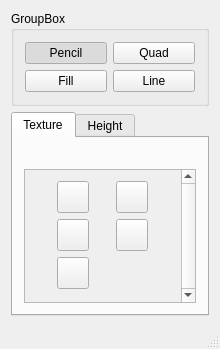
<?xml version="1.0" encoding="UTF-8"?>
<ui version="4.0">
 <class>MainWindow</class>
 <widget class="QMainWindow" name="MainWindow">
  <property name="geometry">
   <rect>
    <x>0</x>
    <y>0</y>
    <width>220</width>
    <height>349</height>
   </rect>
  </property>
  <property name="windowTitle">
   <string>MainWindow</string>
  </property>
  <widget class="QWidget" name="centralWidget">
   <layout class="QVBoxLayout" name="verticalLayout">
    <item>
     <widget class="QGroupBox" name="groupBox">
      <property name="title">
       <string>GroupBox</string>
      </property>
      <layout class="QGridLayout" name="gridLayout_2">
       <item row="1" column="1">
        <widget class="QPushButton" name="pushButton_4">
         <property name="text">
          <string>Line</string>
         </property>
         <property name="checkable">
          <bool>true</bool>
         </property>
         <property name="autoExclusive">
          <bool>true</bool>
         </property>
         <attribute name="buttonGroup">
          <string notr="true">buttonGroup</string>
         </attribute>
        </widget>
       </item>
       <item row="1" column="0">
        <widget class="QPushButton" name="pushButton_3">
         <property name="text">
          <string>Fill</string>
         </property>
         <property name="checkable">
          <bool>true</bool>
         </property>
         <property name="autoExclusive">
          <bool>true</bool>
         </property>
         <attribute name="buttonGroup">
          <string notr="true">buttonGroup</string>
         </attribute>
        </widget>
       </item>
       <item row="0" column="0">
        <widget class="QPushButton" name="pushButton_2">
         <property name="text">
          <string>Pencil</string>
         </property>
         <property name="checkable">
          <bool>true</bool>
         </property>
         <property name="checked">
          <bool>true</bool>
         </property>
         <property name="autoExclusive">
          <bool>true</bool>
         </property>
         <attribute name="buttonGroup">
          <string notr="true">buttonGroup</string>
         </attribute>
        </widget>
       </item>
       <item row="0" column="1">
        <widget class="QPushButton" name="pushButton">
         <property name="text">
          <string>Quad</string>
         </property>
         <property name="checkable">
          <bool>true</bool>
         </property>
         <property name="autoExclusive">
          <bool>true</bool>
         </property>
         <attribute name="buttonGroup">
          <string notr="true">buttonGroup</string>
         </attribute>
        </widget>
       </item>
      </layout>
     </widget>
    </item>
    <item>
     <widget class="QTabWidget" name="tabWidget">
      <property name="currentIndex">
       <number>0</number>
      </property>
      <widget class="QWidget" name="tab">
       <attribute name="title">
        <string>Texture</string>
       </attribute>
       <layout class="QVBoxLayout" name="verticalLayout_2">
        <item>
         <widget class="QLabel" name="label">
          <property name="maximumSize">
           <size>
            <width>32</width>
            <height>32</height>
           </size>
          </property>
          <property name="text">
           <string/>
          </property>
          <property name="pixmap">
           <pixmap>../../../../../../../../devel/Assets/Images/Patches/dirt.png</pixmap>
          </property>
          <property name="scaledContents">
           <bool>true</bool>
          </property>
         </widget>
        </item>
        <item>
         <widget class="QScrollArea" name="scrollArea">
          <property name="verticalScrollBarPolicy">
           <enum>Qt::ScrollBarAlwaysOn</enum>
          </property>
          <property name="widgetResizable">
           <bool>true</bool>
          </property>
          <widget class="QWidget" name="scrollAreaWidgetContents">
           <property name="geometry">
            <rect>
             <x>0</x>
             <y>0</y>
             <width>157</width>
             <height>126</height>
            </rect>
           </property>
           <layout class="QGridLayout" name="gridLayout">
            <item row="0" column="0">
             <widget class="QPushButton" name="pushButton_14">
              <property name="maximumSize">
               <size>
                <width>32</width>
                <height>32</height>
               </size>
              </property>
              <property name="text">
               <string/>
              </property>
              <property name="icon">
               <iconset>
                <normaloff>../../../../../../../../devel/Assets/Images/Patches/dirt.png</normaloff>../../../../../../../../devel/Assets/Images/Patches/dirt.png</iconset>
              </property>
              <property name="checkable">
               <bool>true</bool>
              </property>
              <property name="autoExclusive">
               <bool>true</bool>
              </property>
              <attribute name="buttonGroup">
               <string notr="true">buttonGroup_3</string>
              </attribute>
             </widget>
            </item>
            <item row="0" column="1">
             <widget class="QPushButton" name="pushButton_13">
              <property name="maximumSize">
               <size>
                <width>32</width>
                <height>32</height>
               </size>
              </property>
              <property name="text">
               <string/>
              </property>
              <property name="icon">
               <iconset>
                <normaloff>../../../../../../../../devel/Assets/Images/Patches/grass.png</normaloff>../../../../../../../../devel/Assets/Images/Patches/grass.png</iconset>
              </property>
              <property name="checkable">
               <bool>true</bool>
              </property>
              <property name="autoExclusive">
               <bool>true</bool>
              </property>
              <attribute name="buttonGroup">
               <string notr="true">buttonGroup_3</string>
              </attribute>
             </widget>
            </item>
            <item row="1" column="0">
             <widget class="QPushButton" name="pushButton_7">
              <property name="maximumSize">
               <size>
                <width>32</width>
                <height>32</height>
               </size>
              </property>
              <property name="text">
               <string/>
              </property>
              <property name="icon">
               <iconset>
                <normaloff>../../../../../../../../devel/Assets/Images/Patches/pink.png</normaloff>../../../../../../../../devel/Assets/Images/Patches/pink.png</iconset>
              </property>
              <property name="checkable">
               <bool>true</bool>
              </property>
              <property name="autoExclusive">
               <bool>true</bool>
              </property>
              <attribute name="buttonGroup">
               <string notr="true">buttonGroup_3</string>
              </attribute>
             </widget>
            </item>
            <item row="1" column="1">
             <widget class="QPushButton" name="pushButton_10">
              <property name="maximumSize">
               <size>
                <width>32</width>
                <height>32</height>
               </size>
              </property>
              <property name="text">
               <string/>
              </property>
              <property name="icon">
               <iconset>
                <normaloff>../../../../../../../../devel/Assets/Images/Patches/water.png</normaloff>../../../../../../../../devel/Assets/Images/Patches/water.png</iconset>
              </property>
              <property name="checkable">
               <bool>true</bool>
              </property>
              <property name="autoExclusive">
               <bool>true</bool>
              </property>
              <attribute name="buttonGroup">
               <string notr="true">buttonGroup_3</string>
              </attribute>
             </widget>
            </item>
            <item row="2" column="0">
             <widget class="QPushButton" name="pushButton_11">
              <property name="maximumSize">
               <size>
                <width>32</width>
                <height>32</height>
               </size>
              </property>
              <property name="text">
               <string/>
              </property>
              <property name="icon">
               <iconset>
                <normaloff>../../../../../../../../devel/Assets/Images/Patches/yellow.png</normaloff>../../../../../../../../devel/Assets/Images/Patches/yellow.png</iconset>
              </property>
              <property name="checkable">
               <bool>true</bool>
              </property>
              <property name="autoExclusive">
               <bool>true</bool>
              </property>
              <attribute name="buttonGroup">
               <string notr="true">buttonGroup_3</string>
              </attribute>
             </widget>
            </item>
           </layout>
          </widget>
         </widget>
        </item>
       </layout>
      </widget>
      <widget class="QWidget" name="tab_2">
       <attribute name="title">
        <string>Height</string>
       </attribute>
       <layout class="QGridLayout" name="gridLayout_3">
        <item row="1" column="0">
         <widget class="QPushButton" name="pushButton_9">
          <property name="text">
           <string>Level</string>
          </property>
          <property name="checkable">
           <bool>true</bool>
          </property>
          <property name="autoExclusive">
           <bool>true</bool>
          </property>
          <attribute name="buttonGroup">
           <string notr="true">buttonGroup_2</string>
          </attribute>
         </widget>
        </item>
        <item row="0" column="0">
         <widget class="QPushButton" name="pushButton_8">
          <property name="text">
           <string>up</string>
          </property>
          <property name="checkable">
           <bool>true</bool>
          </property>
          <property name="checked">
           <bool>true</bool>
          </property>
          <property name="autoExclusive">
           <bool>true</bool>
          </property>
          <attribute name="buttonGroup">
           <string notr="true">buttonGroup_2</string>
          </attribute>
         </widget>
        </item>
        <item row="0" column="1">
         <widget class="QPushButton" name="pushButton_5">
          <property name="text">
           <string>Down</string>
          </property>
          <property name="checkable">
           <bool>true</bool>
          </property>
          <property name="autoExclusive">
           <bool>true</bool>
          </property>
          <attribute name="buttonGroup">
           <string notr="true">buttonGroup_2</string>
          </attribute>
         </widget>
        </item>
        <item row="1" column="1">
         <widget class="QPushButton" name="pushButton_6">
          <property name="text">
           <string>Zero</string>
          </property>
          <property name="checkable">
           <bool>true</bool>
          </property>
          <property name="autoExclusive">
           <bool>true</bool>
          </property>
          <attribute name="buttonGroup">
           <string notr="true">buttonGroup_2</string>
          </attribute>
         </widget>
        </item>
       </layout>
      </widget>
     </widget>
    </item>
   </layout>
  </widget>
  <widget class="QStatusBar" name="statusBar"/>
 </widget>
 <layoutdefault spacing="6" margin="11"/>
 <resources/>
 <connections/>
 <buttongroups>
  <buttongroup name="buttonGroup_2"/>
  <buttongroup name="buttonGroup"/>
  <buttongroup name="buttonGroup_3"/>
 </buttongroups>
</ui>
